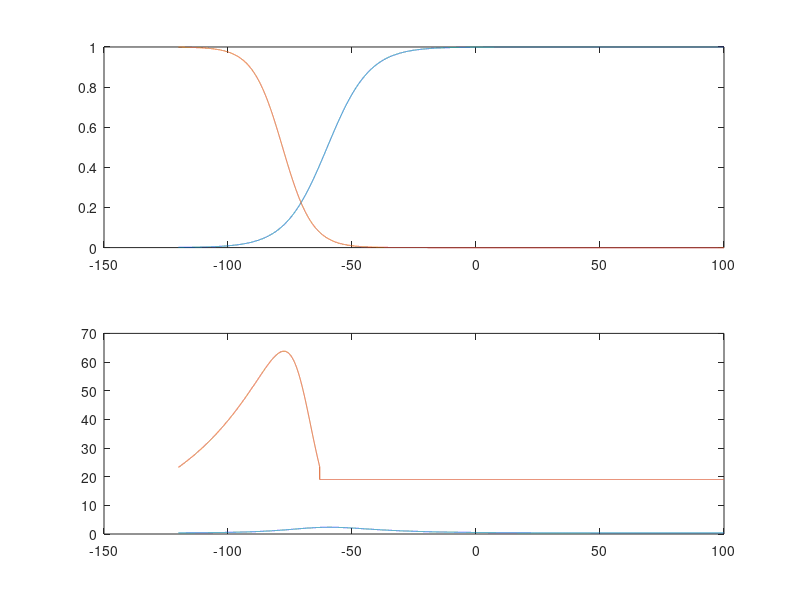
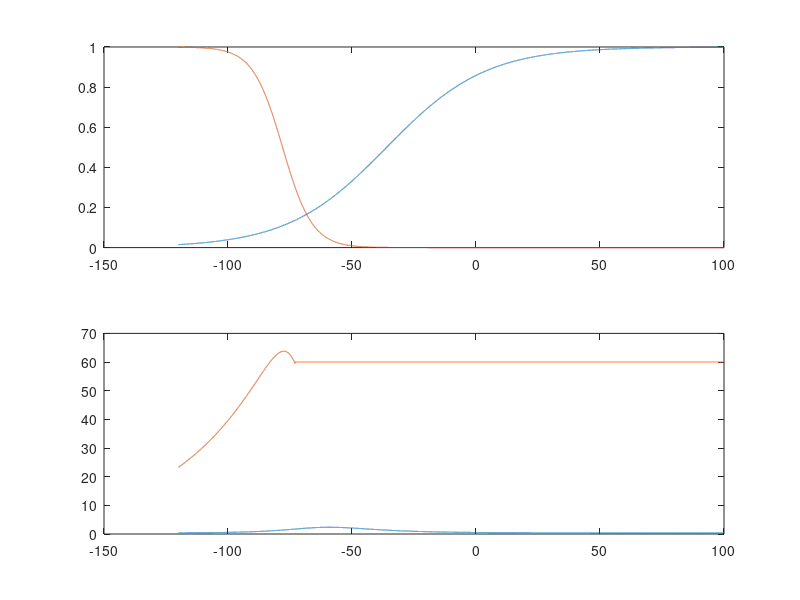

MATLAB code for these plots, in order:
% # A: A-current
% Simulation of the Currents Involved in Rhythmic Oscillations in Thalamic
% Relay Neurons

%%
% IA
V=-120:0.01:100; V=V';


% IA 1
a1inf=1./(1+exp(-(V+60)/8.5));
a1tau=.37+1./(exp((V+35.8)/19.7)+exp((V+79.7)/-12.7));
b1inf=1./(1+exp((V+78)/6));
b1tau=(1./(exp((V+46)/5)+exp((V+238)/(-37.5)))) .* (V<-63) + 19 * (V>=-63);

% IA 2
a2inf=1./(1+exp(-(V+36)/20));
a2tau=.37+1./(exp((V+35.8)/19.7)+exp((V+79.7)/-12.7));
b2inf=1./(1+exp((V+78)/6));
b2tau = b1tau .* (V<-73) + 60 * (V>=-73);
% b2tau=1./(exp((V+46)/5)+exp((V+238)/(-37.5)));


% ainf=1./(1+exp(-(V+60)/8.5))
% atau=.37+1./(exp((V+46)/5)+exp(-(V+238)/37.5))
% binf=1./(1+exp((V+78)/6))
% btau=19+1./(exp((V+46)/5)+exp((V+238)/(-37.5)))
% IA(V,a,b)=gA.*a.^4.*b.*(V-EA)
% current => -IA(V,a,b)






figure; subplot(211); plot(V,[a1inf b1inf]);
subplot(212); plot(V,[a1tau b1tau]);

figure; subplot(211); plot(V,[a2inf b2inf]);
subplot(212); plot(V,[a2tau b2tau]);